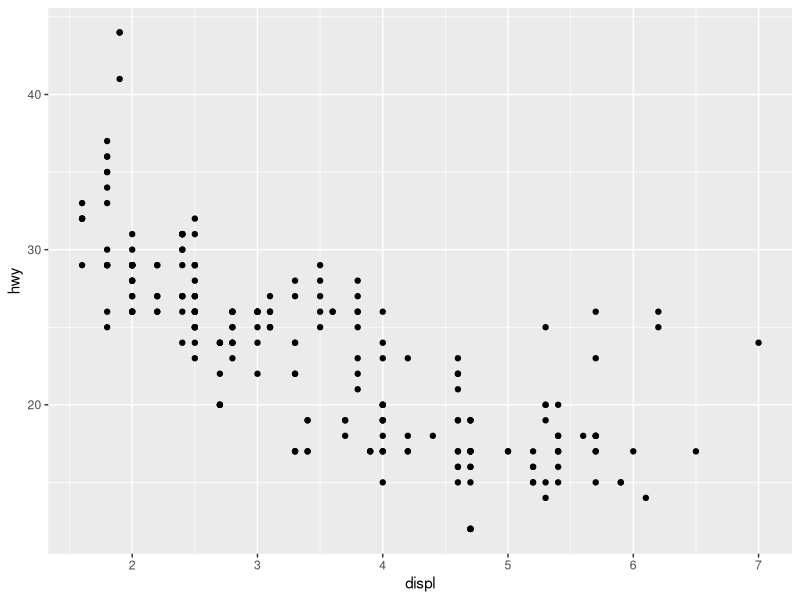
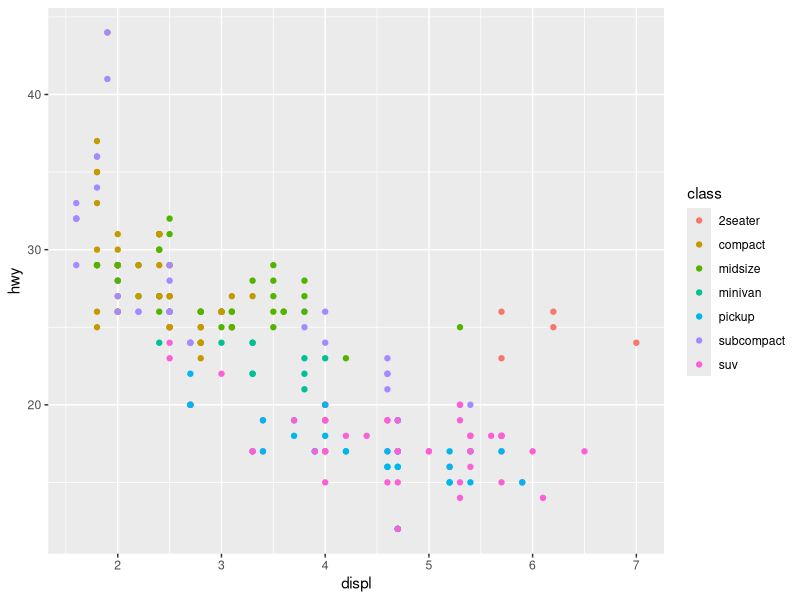
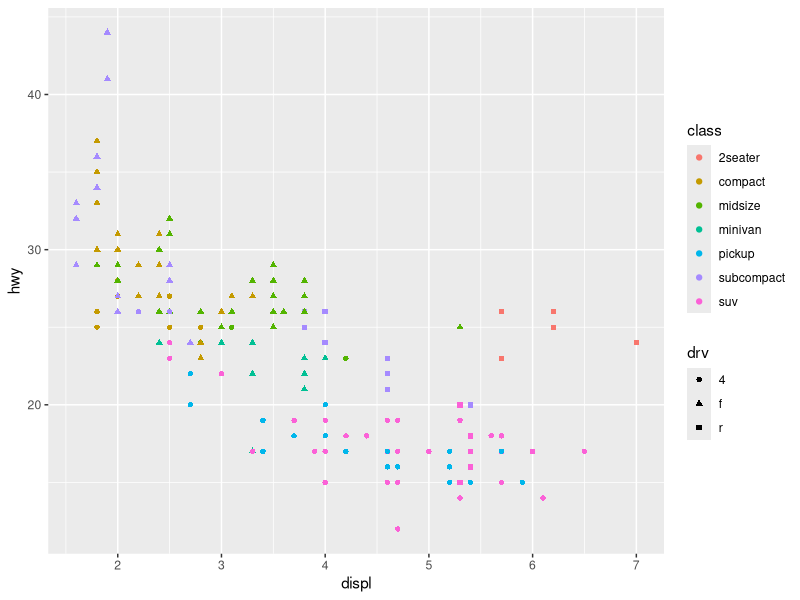
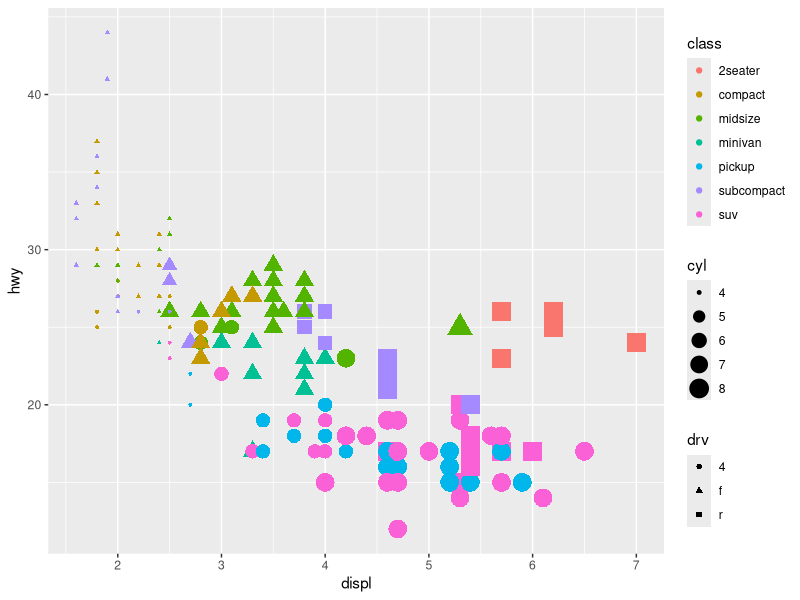
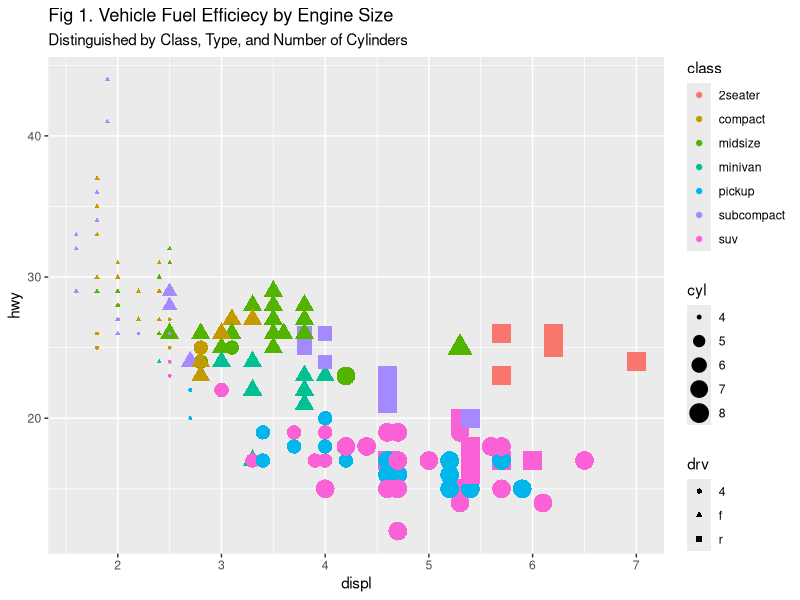

Write R code to recreate these figures, in order.
#SUBMITTED BY AMY JOHNSTON- ajohn213@uottawa.ca


# EPI5143 Winter 2020 Quiz 3. Due Wednesday March 11th, 2020 by 11:59pm.   
# Please provide the code (and results from console if requested) you used to execute 
# the requested commands in each question 1 to 4 in this file.  Don't forget to include 
# your name in the document! (and in the filename) don't include the plot images themselves
# When you have completed the assignment, save it in same file format right from RStudio 
# (.R which is simply a plain text file) ans submit it to Github using instructions 
# from last class and the link emailed to you
# If you haven't already, install the "tidyverse" package, and load it into memory
# using the library() command
# The data visualization lecture notes, as well as Chapter 3: Data Visualization from 
# "R for Data Science" (available at https://r4ds.had.co.nz/ ) are good resources to 
# provide guidance 

install.packages("tidyverse")
library(tidyverse)

# Question 1. The dataset mpg dataset is a base R dataset which includes data on fuel 
# efficiency of a number
# of makes and models of automobile. Have a look at this dataset using the View() command.
# How many observations and how many variables does this dataset have? (provide the code 
# and result from the console window)
# (hint:  use the nrow() and ncol() and/or the dim()  R functions )

view(mpg) #This is the command I used to view the dataset
nrow(mpg) # This is the command I used to determine that there are 234 OBSERVATIONS (rows)
ncol(mpg) # This is the command that I used to determine that there are 11 VARIABLES (columns)
dim(mpg) # This command displays both the # Observations (234) and # Variables (11)

# The following commands to ggplot create a basic plot of the 
# highway fuel efficiency vs.engine size (displacement in L) for vehicles in the dataset
# ie. x=displ and y=hwy, run this code and look at the plot 
# (click zoom in the plots window to make it bigger) 
##################
ggplot(data = mpg) + geom_point(mapping = aes(x = displ, y = hwy))

##################
# Question 2. modify and run the ggplot code to make each class of vehicle a different colour

ggplot(data = mpg) + geom_point(mapping = aes(x = displ, y = hwy, color= class))

# Question 3. further modify and run the code to use a different shape to plot vehicles
# according whether vehicle is front, rear or 4 wheel drive (drv)

ggplot(data = mpg) + geom_point(mapping = aes(x = displ, y = hwy, color= class, shape = drv))

# Question 4. further modify and run the code to make the size of each point on the plot 
# proportional to the number of cylinders the vehicle's engine has (cyl)

ggplot(data = mpg) + geom_point(mapping = aes(x = displ, y = hwy, color= class, shape = drv, size= cyl)) 

# Question 5. Modify the code to add a suitable title of your choice to your plot

amyplot <- ggplot(data = mpg) + geom_point(mapping = aes(x = displ, y = hwy, color= class, shape = drv, size= cyl)) 

amyplot + labs(title = "Fig 1. Vehicle Fuel Efficiecy by Engine Size ", subtitle = "Distinguished by Class, Type, and Number of Cylinders")